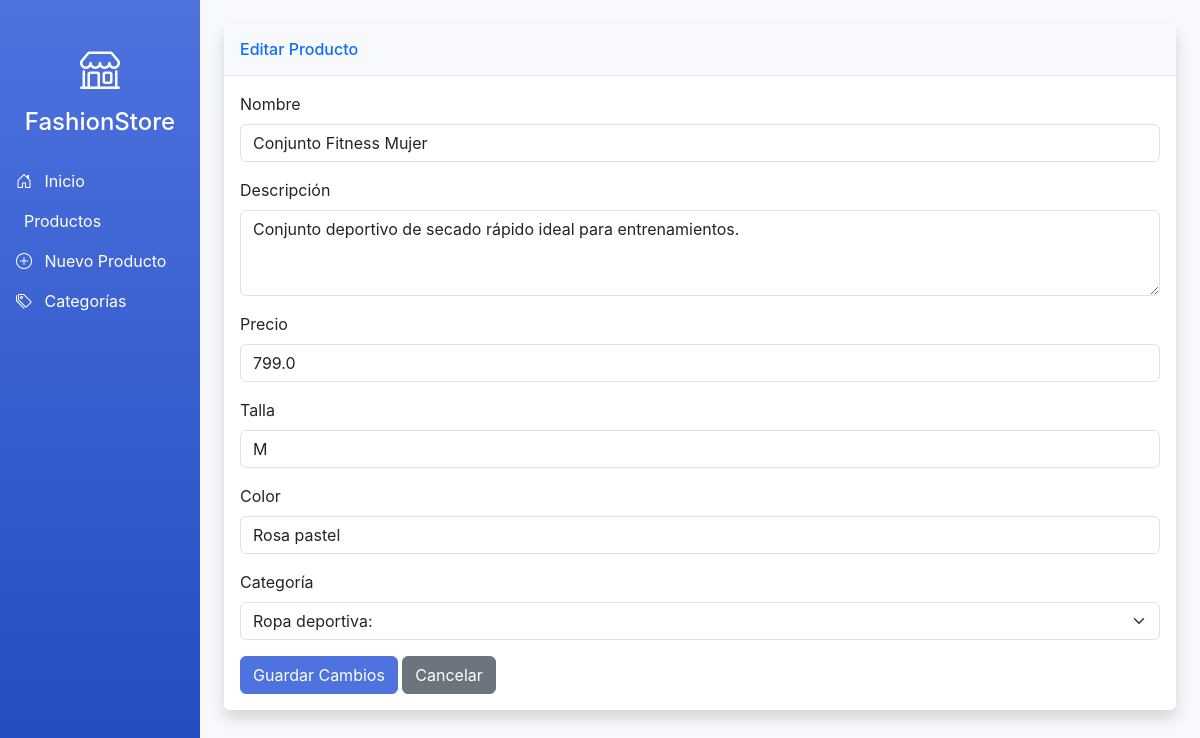
Page /producto/editar/7 on the earlier database version.
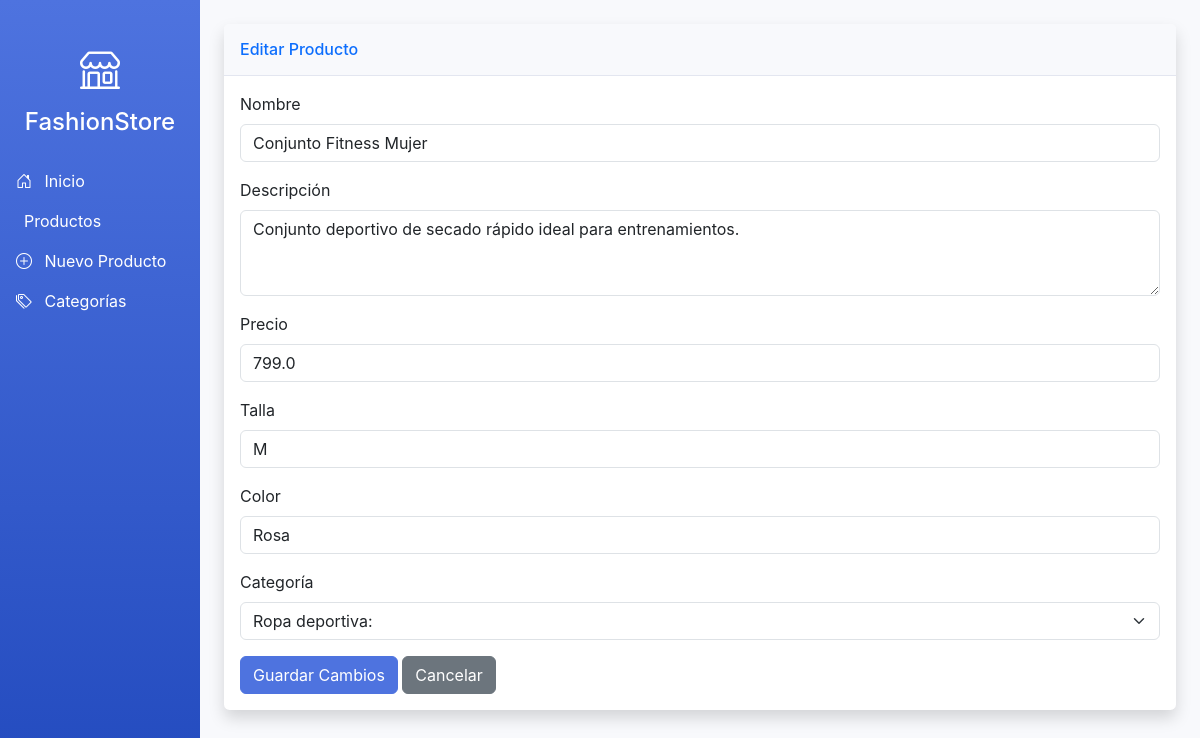
Same page on the later database version.
### app.py (models this page shows)
class Producto(db.Model):
    id = db.Column(db.Integer, primary_key=True)
    nombre = db.Column(db.String(100), nullable=False)
    descripcion = db.Column(db.String(200), nullable=False)
    precio = db.Column(db.Float, nullable=False)
    talla = db.Column(db.String(10), nullable=True)
    color = db.Column(db.String(20), nullable=True)
    categoria_id = db.Column(db.Integer, db.ForeignKey('categoria.id'), nullable=False)

class Categoria(db.Model):
    id = db.Column(db.Integer, primary_key=True)
    nombre = db.Column(db.String(50), nullable=False)
    productos = db.relationship('Producto', backref='categoria', lazy=True)

### app.py (the view, shortened to what this page needs)
@app.route('/producto/editar/<int:id>', methods=['GET','POST'])
def editar_producto(id):
    producto = Producto.query.get_or_404(id)
    categorias = Categoria.query.all()
    return render_template('editar_producto.html', producto=producto, categorias=categorias)

### templates/editar_producto.html (shortened to what this page needs)
{% extends 'base.html' %}
{% block content %}
<div class="card shadow mb-4">
    <div class="card-header py-3">
        <h6 class="m-0 font-weight-bold text-primary">Editar Producto</h6>
    </div>
    <div class="card-body">
        <form method="POST" action="{{ url_for('editar_producto', id=producto.id) }}">
            <div class="mb-3">
                <label for="nombre" class="form-label">Nombre</label>
                <input type="text" class="form-control" id="nombre" name="nombre"
                       value="{{ producto.nombre }}" required>
            </div>
            <div class="mb-3">
                <label for="descripcion" class="form-label">Descripción</label>
                <textarea class="form-control" id="descripcion" name="descripcion"
                          rows="3" required>{{ producto.descripcion }}</textarea>
            </div>
            <div class="mb-3">
                <label for="precio" class="form-label">Precio</label>
                <input type="number" step="0.01" class="form-control" id="precio"
                       name="precio" value="{{ producto.precio }}" required>
            </div>
            <div class="mb-3">
                <label for="talla" class="form-label">Talla</label>
                <input type="text" class="form-control" id="talla" name="talla"
                       value="{{ producto.talla }}">
            </div>
            <div class="mb-3">
                <label for="color" class="form-label">Color</label>
                <input type="text" class="form-control" id="color" name="color"
                       value="{{ producto.color }}">
            </div>
            <div class="mb-3">
                <label for="categoria_id" class="form-label">Categoría</label>
                <select class="form-select" id="categoria_id" name="categoria_id" required>
                    {% for categoria in categorias %}
                    <option value="{{ categoria.id }}"
                            {% if categoria.id == producto.categoria_id %}selected{% endif %}>
                        {{ categoria.nombre }}
                    </option>
                    {% endfor %}
                </select>
            </div>
            <button type="submit" class="btn btn-primary">Guardar Cambios</button>
            <a href="{{ url_for('listar_productos') }}" class="btn btn-secondary">Cancelar</a>
        </form>
    </div>
</div>
{% endblock %}

Differences in the rows shown:
changed Producto "Conjunto Fitness Mujer": color "Rosa pastel" → "Rosa"
